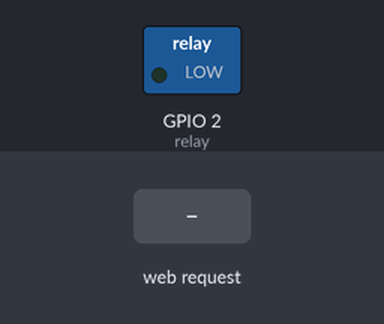
Simulated run of this sketch. Board: ESP8266 (NodeMCU). Parts: switched loads named in the sketch (green lamp = pin HIGH). Inputs (shaded band) come from the test bench. WiFi joins after 1.5 s; servers stay silent unless stated; what the sketch prints to the serial monitor is not drawn.

Above: at 2.7 s.
2.8 s: HTTP request GET /open received
At 4.2 s:
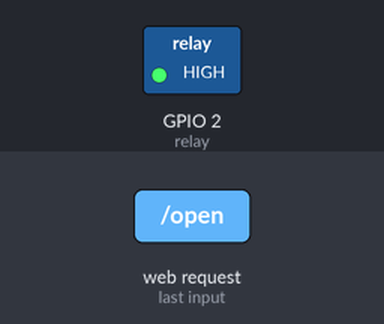
Timing chart, 0 to 6.3 s (numbered marks = the images above; inputs shaded):
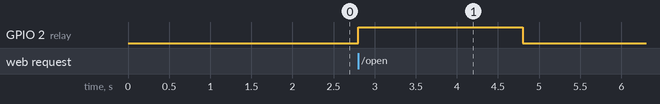

The sketch:

garage-door.ino
```cpp
#include <ESP8266WiFi.h>
#include <WiFiClient.h>
#include <ESP8266WebServer.h>
#include <ESP8266mDNS.h>

const char* ssid = "........";
const char* password = "........";

ESP8266WebServer server(80);

// GPIO2, pin 4
const int relay = 2;

void handleRoot() {
  server.send(200, "text/plain", "this is home, call /open");
}

void handleNotFound() {
  String message = "File Not Found\n\n";
  message += "URI: ";
  message += server.uri();
  message += "\nMethod: ";
  message += (server.method() == HTTP_GET) ? "GET" : "POST";
  message += "\nArguments: ";
  message += server.args();
  message += "\n";
  for (uint8_t i = 0; i < server.args(); i++) {
    message += " " + server.argName(i) + ": " + server.arg(i) + "\n";
  }
  server.send(404, "text/plain", message);
}

void setup(void) {
  pinMode(relay, OUTPUT);
  digitalWrite(relay, 0);
  Serial.begin(115200);
  WiFi.mode(WIFI_STA);
  WiFi.begin(ssid, password);
  Serial.println("");

  // Wait for connection
  while (WiFi.status() != WL_CONNECTED) {
    delay(500);
    Serial.print(".");
  }

  Serial.println("");
  Serial.print("Connected to ");
  Serial.println(ssid);
  Serial.print("IP address: ");
  Serial.println(WiFi.localIP());

  if (MDNS.begin("garage-door")) {
    Serial.println("MDNS responder started");
  }

  server.on("/", handleRoot);
  server.on("/open",[]() {
    digitalWrite(relay, 1);
    delay(2000);
    digitalWrite(relay, 0);

    server.send(200, "text/plain", "garage is opening");
  });
  server.onNotFound(handleNotFound);
  server.begin();

  Serial.println("HTTP server started");
}

void loop(void) {
  server.handleClient();
}
```

Measured:
- after the input at 2.8 s, GPIO 2 (relay): LOW → HIGH at once, → LOW 2.0 s later
